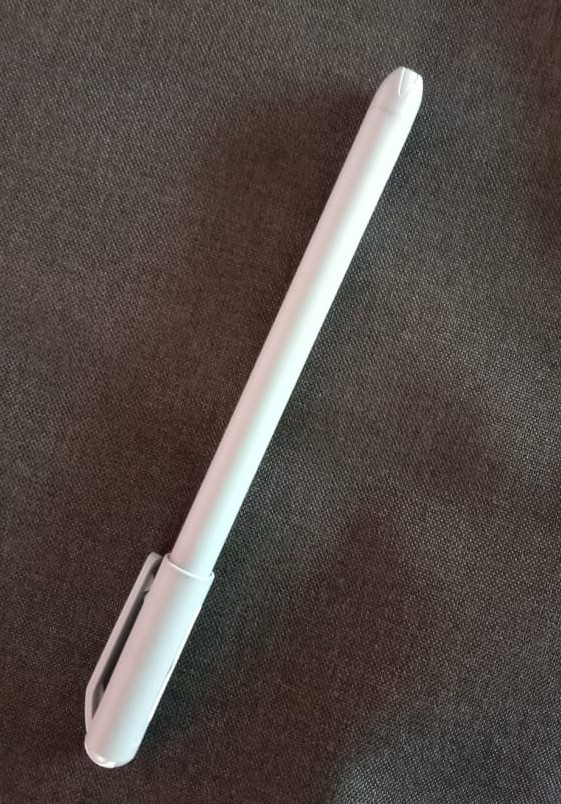
#> input picture angle_vedio/input_img.jpg, 561 x 804 px, given in place of the camera
$ python vedio.py
#> lines starting #> are read from the running program, lines starting #| are printed output that depends on the picture; after the words box and inside, x2 and y2 are one past the last pixel; in counts of white or black regions, pixels touching at a corner belong together
import cv2
import math

# Function to calculate the angle between two lines
def calculate_angle(line1, line2):
    angle1 = math.atan2(line1[1] - line1[3], line1[0] - line1[2])
    angle2 = math.atan2(line2[1] - line2[3], line2[0] - line2[2])
    angle = math.degrees(abs(angle1 - angle2))
    return angle

# Capture video from your webcam (you can also specify a video file path)
cap = cv2.VideoCapture(1)

while True:
    ret, frame = cap.read()
#> frame is the input picture: shape (804, 561, 3); mean B, G, R 70.2, 74.6, 83.7
    if not ret:
        break

    # Convert the frame to grayscale for edge detection
    gray = cv2.cvtColor(frame, cv2.COLOR_BGR2GRAY)
    edges = cv2.Canny(gray, 50, 150, apertureSize=3)
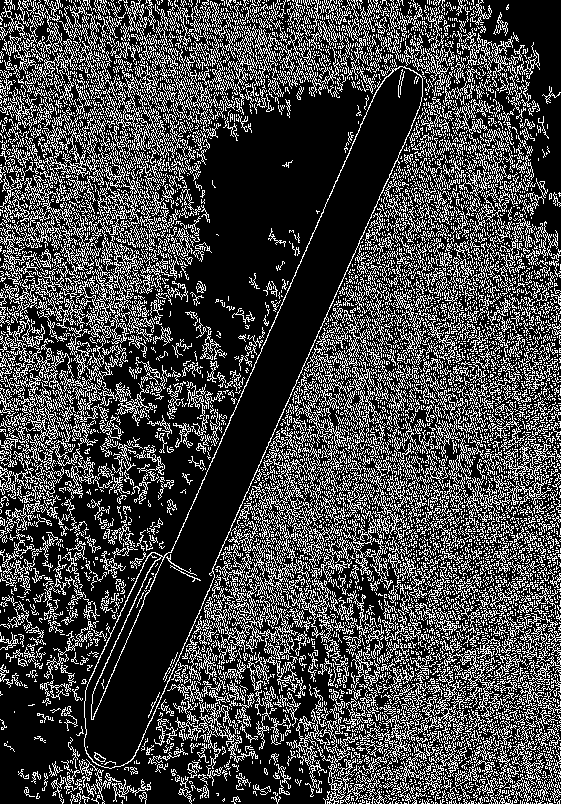
#> edges: shape (804, 561); 26.9% white in thin lines or dots

    # Perform Hough Line Transform
    lines = cv2.HoughLinesP(edges, 1, math.pi / 180, threshold=100, minLineLength=100, maxLineGap=10)
#> lines = 634 rows, first 6: [88, 157, 191, 260], [133, 758, 426, 102], [192, 649, 379, 283], [0, 124, 172, 296], [360, 803, 412, 381], [392, 313, 523, 45]

    if lines is not None:
        for line in lines:
            x1, y1, x2, y2 = line[0]
            cv2.line(frame, (x1, y1), (x2, y2), (0, 0, 255), 2)
#> this loop made 634 passes
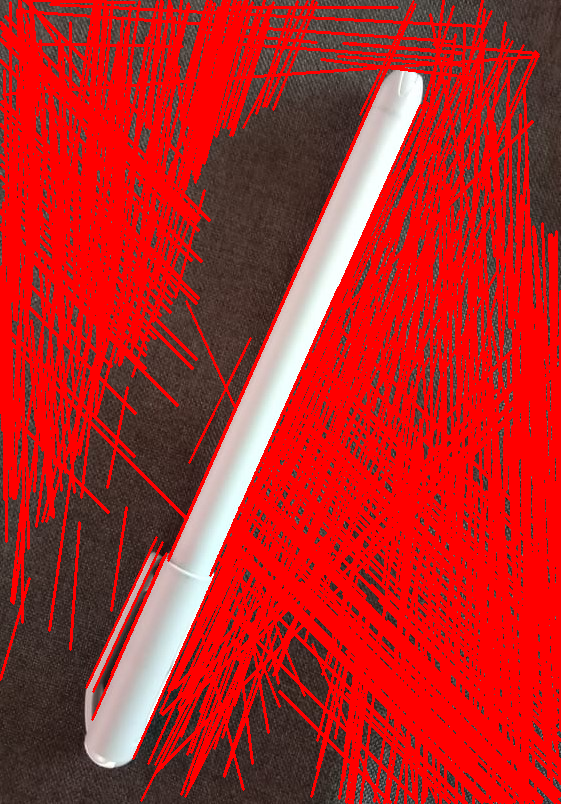
#> frame: shape (804, 561, 3); mean B, G, R 36.2, 38.2, 179.3

        if len(lines) >= 2:
            angle = calculate_angle(lines[0][0], lines[1][0])
#> in calculate_angle, `angle1 = math.atan2(line1[1] - line1[3], line1[0] - line1[2])`: angle1 = -2.36
#> in calculate_angle, `angle2 = math.atan2(line2[1] - line2[3], line2[0] - line2[2])`: angle2 = 1.99
#> in calculate_angle, `angle = math.degrees(abs(angle1 - angle2))`: angle = 249.1
#> angle = 249.1
            cv2.putText(frame, f'Angle: {angle:.2f} degrees', (10, 30), cv2.FONT_HERSHEY_SIMPLEX, 1, (0, 0, 255), 2)
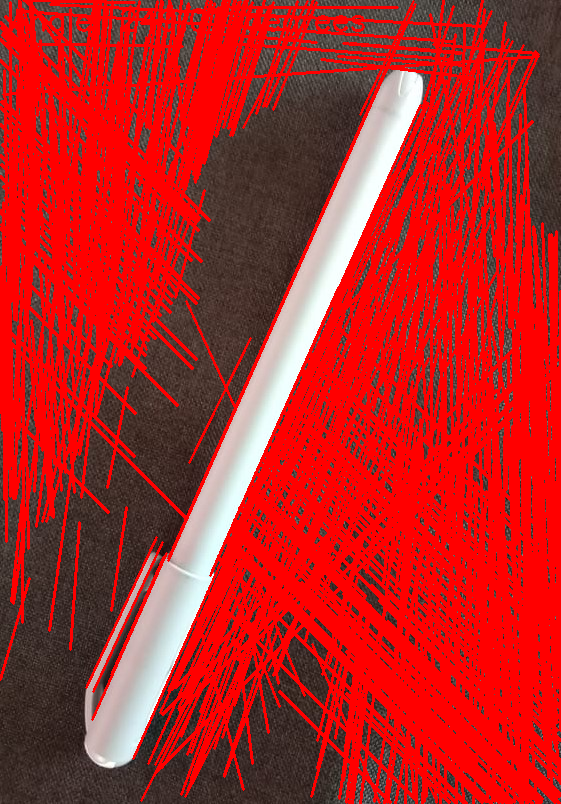
#> frame: shape (804, 561, 3); 0.26% of pixels changed, all inside (x1, y1, x2, y2) = (12, 8, 365, 39)

    cv2.imshow('Video', frame)

    if cv2.waitKey(1) & 0xFF == ord('q'):
#> (key q is pressed here)
        break

cap.release()
cv2.destroyAllWindows()
